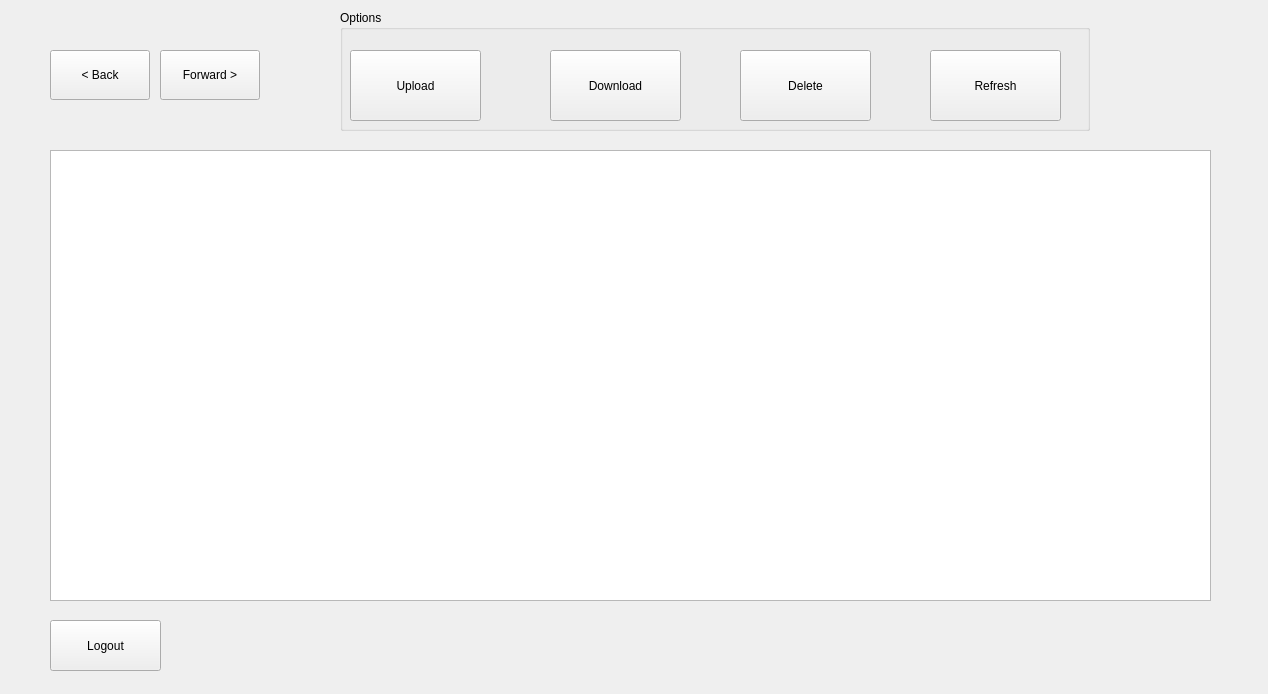
<?xml version="1.0" encoding="UTF-8"?>
<ui version="4.0">
 <class>FileExplorerWindow</class>
 <widget class="QWidget" name="FileExplorerWindow">
  <property name="geometry">
   <rect>
    <x>0</x>
    <y>0</y>
    <width>1268</width>
    <height>694</height>
   </rect>
  </property>
  <property name="windowTitle">
   <string>File Explorer</string>
  </property>
  <widget class="QGroupBox" name="groupBox">
   <property name="geometry">
    <rect>
     <x>340</x>
     <y>10</y>
     <width>750</width>
     <height>121</height>
    </rect>
   </property>
   <property name="title">
    <string>Options</string>
   </property>
   <widget class="QPushButton" name="pushButton">
    <property name="geometry">
     <rect>
      <x>10</x>
      <y>40</y>
      <width>131</width>
      <height>71</height>
     </rect>
    </property>
    <property name="text">
     <string>Upload</string>
    </property>
   </widget>
   <widget class="QPushButton" name="pushButton_2">
    <property name="geometry">
     <rect>
      <x>210</x>
      <y>40</y>
      <width>131</width>
      <height>71</height>
     </rect>
    </property>
    <property name="text">
     <string>Download</string>
    </property>
   </widget>
   <widget class="QPushButton" name="pushButton_4">
    <property name="geometry">
     <rect>
      <x>400</x>
      <y>40</y>
      <width>131</width>
      <height>71</height>
     </rect>
    </property>
    <property name="text">
     <string>Delete</string>
    </property>
   </widget>
   <widget class="QPushButton" name="pushButton_Refresh">
    <property name="geometry">
     <rect>
      <x>590</x>
      <y>40</y>
      <width>131</width>
      <height>71</height>
     </rect>
    </property>
    <property name="text">
     <string>Refresh</string>
    </property>
   </widget>
  </widget>
  <widget class="QListWidget" name="fileList">
   <property name="geometry">
    <rect>
     <x>50</x>
     <y>150</y>
     <width>1161</width>
     <height>451</height>
    </rect>
   </property>
   <property name="font">
    <font>
     <pointsize>14</pointsize>
    </font>
   </property>
  </widget>
  <widget class="QPushButton" name="btnBack">
   <property name="geometry">
    <rect>
     <x>50</x>
     <y>50</y>
     <width>100</width>
     <height>50</height>
    </rect>
   </property>
   <property name="text">
    <string>&lt; Back</string>
   </property>
  </widget>
  <widget class="QPushButton" name="btnForward">
   <property name="geometry">
    <rect>
     <x>160</x>
     <y>50</y>
     <width>100</width>
     <height>50</height>
    </rect>
   </property>
   <property name="text">
    <string>Forward &gt;</string>
   </property>
  </widget>
  <widget class="QPushButton" name="pushButton_5">
   <property name="geometry">
    <rect>
     <x>50</x>
     <y>620</y>
     <width>111</width>
     <height>51</height>
    </rect>
   </property>
   <property name="text">
    <string>Logout</string>
   </property>
  </widget>
 </widget>
 <resources/>
 <connections/>
</ui>
